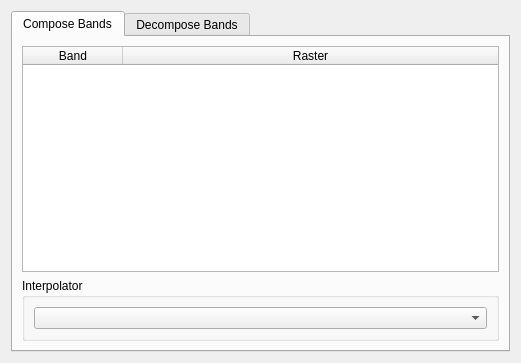
<?xml version="1.0" encoding="UTF-8"?>
<ui version="4.0">
 <class>ComposeBandsWizardPageForm</class>
 <widget class="QWizardPage" name="ComposeBandsWizardPageForm">
  <property name="geometry">
   <rect>
    <x>0</x>
    <y>0</y>
    <width>521</width>
    <height>363</height>
   </rect>
  </property>
  <property name="windowTitle">
   <string>Compose / Decompose Bands</string>
  </property>
  <layout class="QGridLayout" name="gridLayout_3">
   <item row="0" column="0">
    <widget class="QTabWidget" name="m_tabWidget">
     <property name="tabPosition">
      <enum>QTabWidget::North</enum>
     </property>
     <property name="currentIndex">
      <number>0</number>
     </property>
     <widget class="QWidget" name="tab">
      <attribute name="title">
       <string>Compose Bands</string>
      </attribute>
      <layout class="QGridLayout" name="gridLayout_5">
       <item row="0" column="0">
        <layout class="QGridLayout" name="gridLayout_4">
         <item row="0" column="0">
          <widget class="QTableWidget" name="m_composeTableWidget">
           <attribute name="horizontalHeaderStretchLastSection">
            <bool>true</bool>
           </attribute>
           <column>
            <property name="text">
             <string>Band</string>
            </property>
           </column>
           <column>
            <property name="text">
             <string>Raster</string>
            </property>
           </column>
          </widget>
         </item>
         <item row="1" column="0">
          <widget class="QGroupBox" name="groupBox">
           <property name="title">
            <string>Interpolator</string>
           </property>
           <property name="flat">
            <bool>true</bool>
           </property>
           <layout class="QGridLayout" name="gridLayout">
            <item row="0" column="0">
             <widget class="QComboBox" name="m_interpolatorComboBox">
              <property name="sizePolicy">
               <sizepolicy hsizetype="MinimumExpanding" vsizetype="Fixed">
                <horstretch>0</horstretch>
                <verstretch>0</verstretch>
               </sizepolicy>
              </property>
             </widget>
            </item>
           </layout>
          </widget>
         </item>
        </layout>
       </item>
      </layout>
     </widget>
     <widget class="QWidget" name="tab_2">
      <attribute name="title">
       <string>Decompose Bands</string>
      </attribute>
      <layout class="QGridLayout" name="gridLayout_7">
       <item row="0" column="0">
        <layout class="QGridLayout" name="gridLayout_6">
         <item row="0" column="0">
          <widget class="QGroupBox" name="groupBox_2">
           <property name="title">
            <string>Raster</string>
           </property>
           <property name="flat">
            <bool>true</bool>
           </property>
           <layout class="QGridLayout" name="gridLayout_2">
            <item row="0" column="0">
             <widget class="QLineEdit" name="m_rasterLineEdit">
              <property name="enabled">
               <bool>false</bool>
              </property>
             </widget>
            </item>
           </layout>
          </widget>
         </item>
         <item row="1" column="0">
          <widget class="QTableWidget" name="m_decomposeTableWidget">
           <attribute name="horizontalHeaderStretchLastSection">
            <bool>true</bool>
           </attribute>
           <column>
            <property name="text">
             <string>Band</string>
            </property>
           </column>
          </widget>
         </item>
        </layout>
       </item>
      </layout>
     </widget>
    </widget>
   </item>
  </layout>
 </widget>
 <tabstops>
  <tabstop>m_tabWidget</tabstop>
  <tabstop>m_composeTableWidget</tabstop>
  <tabstop>m_interpolatorComboBox</tabstop>
  <tabstop>m_rasterLineEdit</tabstop>
  <tabstop>m_decomposeTableWidget</tabstop>
 </tabstops>
 <resources/>
 <connections/>
</ui>
